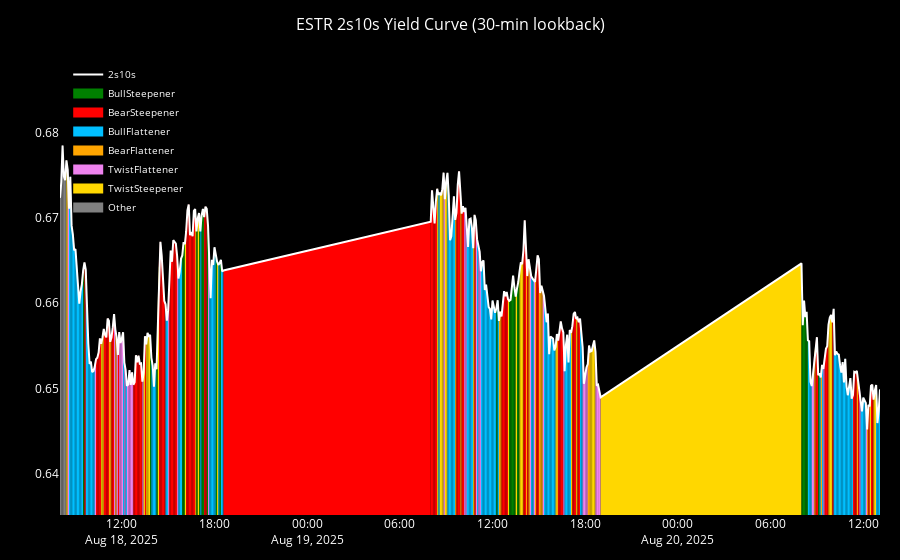

The notebook cell saved with this chart:
### Code cell
plot_yield_curve_regimes_plotly(classify_regime(ESTR_combined), curve_name = "ESTR")
